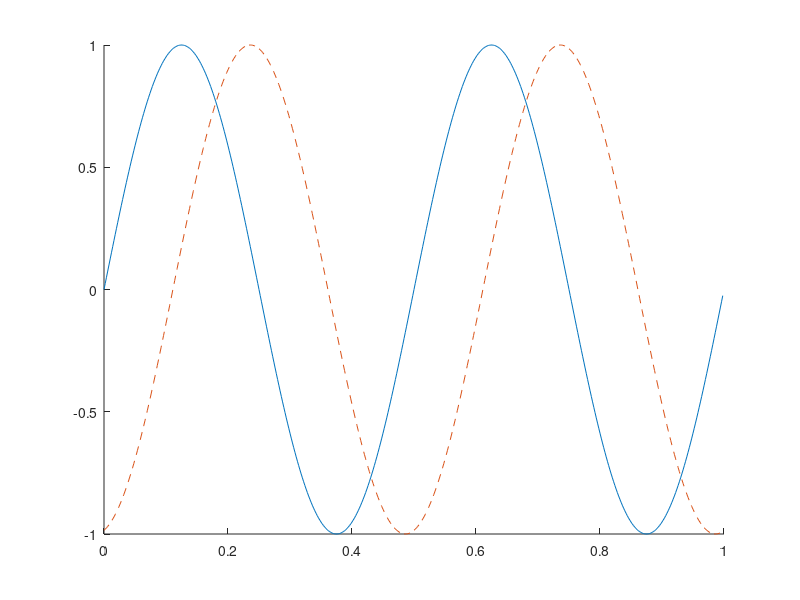

Here is the MATLAB script that generated this plot:
fs=500;
N=500; 
fs=500; % Assumed sampling frequency
N=500; % Number of points
t=(0:N-1)/fs; % Generate time vector
phase=80*(2*pi/360); % 60 degphase; convert to rad
x1=sin(2*pi*2*t); % Construct sinusoids
x2=sin(2*pi*2*t-phase); % One with a -80 phase shift
hold on;
plot(t,x1); % Plot the unshiftedsinusoid
plot(t,x2,'--'); % Plot using a dashed line